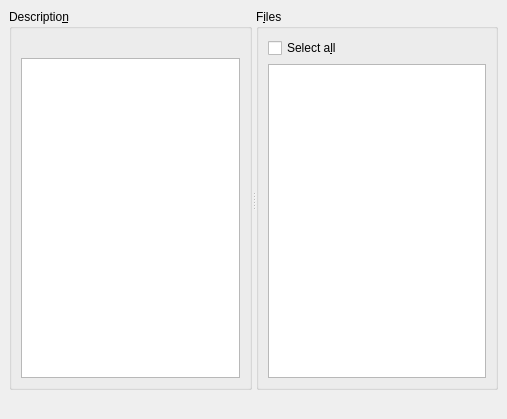
<?xml version="1.0" encoding="UTF-8"?>
<ui version="4.0">
 <class>VcsBase::SubmitEditorWidget</class>
 <widget class="QWidget" name="VcsBase::SubmitEditorWidget">
  <property name="geometry">
   <rect>
    <x>0</x>
    <y>0</y>
    <width>507</width>
    <height>419</height>
   </rect>
  </property>
  <property name="minimumSize">
   <size>
    <width>0</width>
    <height>0</height>
   </size>
  </property>
  <property name="windowTitle">
   <string>Subversion Submit</string>
  </property>
  <layout class="QVBoxLayout" name="verticalLayout_3">
   <property name="spacing">
    <number>0</number>
   </property>
   <property name="leftMargin">
    <number>0</number>
   </property>
   <property name="topMargin">
    <number>0</number>
   </property>
   <property name="rightMargin">
    <number>0</number>
   </property>
   <property name="bottomMargin">
    <number>0</number>
   </property>
   <item>
    <widget class="QScrollArea" name="scrollArea">
     <property name="frameShape">
      <enum>QFrame::NoFrame</enum>
     </property>
     <property name="widgetResizable">
      <bool>true</bool>
     </property>
     <widget class="QWidget" name="scrollAreaWidgetContents">
      <property name="geometry">
       <rect>
        <x>0</x>
        <y>0</y>
        <width>505</width>
        <height>417</height>
       </rect>
      </property>
      <property name="minimumSize">
       <size>
        <width>400</width>
        <height>400</height>
       </size>
      </property>
      <layout class="QVBoxLayout" name="vboxLayout">
       <property name="spacing">
        <number>6</number>
       </property>
       <property name="leftMargin">
        <number>9</number>
       </property>
       <property name="topMargin">
        <number>9</number>
       </property>
       <property name="rightMargin">
        <number>9</number>
       </property>
       <property name="bottomMargin">
        <number>9</number>
       </property>
       <item>
        <widget class="Core::MiniSplitter" name="splitter">
         <property name="sizePolicy">
          <sizepolicy hsizetype="Expanding" vsizetype="Expanding">
           <horstretch>0</horstretch>
           <verstretch>0</verstretch>
          </sizepolicy>
         </property>
         <property name="orientation">
          <enum>Qt::Horizontal</enum>
         </property>
         <widget class="QGroupBox" name="descriptionBox">
          <property name="title">
           <string>Descriptio&amp;n</string>
          </property>
          <property name="flat">
           <bool>true</bool>
          </property>
          <layout class="QVBoxLayout" name="descriptionLayout">
           <item>
            <widget class="QLabel" name="descriptionHint">
             <property name="text">
              <string/>
             </property>
             <property name="wordWrap">
              <bool>true</bool>
             </property>
            </widget>
           </item>
           <item>
            <widget class="Utils::CompletingTextEdit" name="description">
             <property name="acceptRichText">
              <bool>false</bool>
             </property>
            </widget>
           </item>
          </layout>
         </widget>
         <widget class="QGroupBox" name="groupBox">
          <property name="title">
           <string>F&amp;iles</string>
          </property>
          <property name="flat">
           <bool>true</bool>
          </property>
          <layout class="QVBoxLayout" name="verticalLayout_2">
           <item>
            <widget class="QCheckBox" name="checkAllCheckBox">
             <property name="text">
              <string>Select a&amp;ll</string>
             </property>
             <property name="tristate">
              <bool>false</bool>
             </property>
            </widget>
           </item>
           <item>
            <widget class="QTreeView" name="fileView"/>
           </item>
          </layout>
         </widget>
        </widget>
       </item>
       <item>
        <layout class="QHBoxLayout" name="buttonLayout">
         <property name="leftMargin">
          <number>0</number>
         </property>
         <item>
          <spacer name="horizontalSpacer">
           <property name="orientation">
            <enum>Qt::Horizontal</enum>
           </property>
           <property name="sizeHint" stdset="0">
            <size>
             <width>40</width>
             <height>20</height>
            </size>
           </property>
          </spacer>
         </item>
        </layout>
       </item>
      </layout>
     </widget>
    </widget>
   </item>
  </layout>
 </widget>
 <customwidgets>
  <customwidget>
   <class>Utils::CompletingTextEdit</class>
   <extends>QTextEdit</extends>
   <header location="global">utils/completingtextedit.h</header>
  </customwidget>
  <customwidget>
   <class>Core::MiniSplitter</class>
   <extends>QSplitter</extends>
   <header location="global">coreplugin/minisplitter.h</header>
   <container>1</container>
  </customwidget>
 </customwidgets>
 <resources/>
 <connections/>
</ui>
